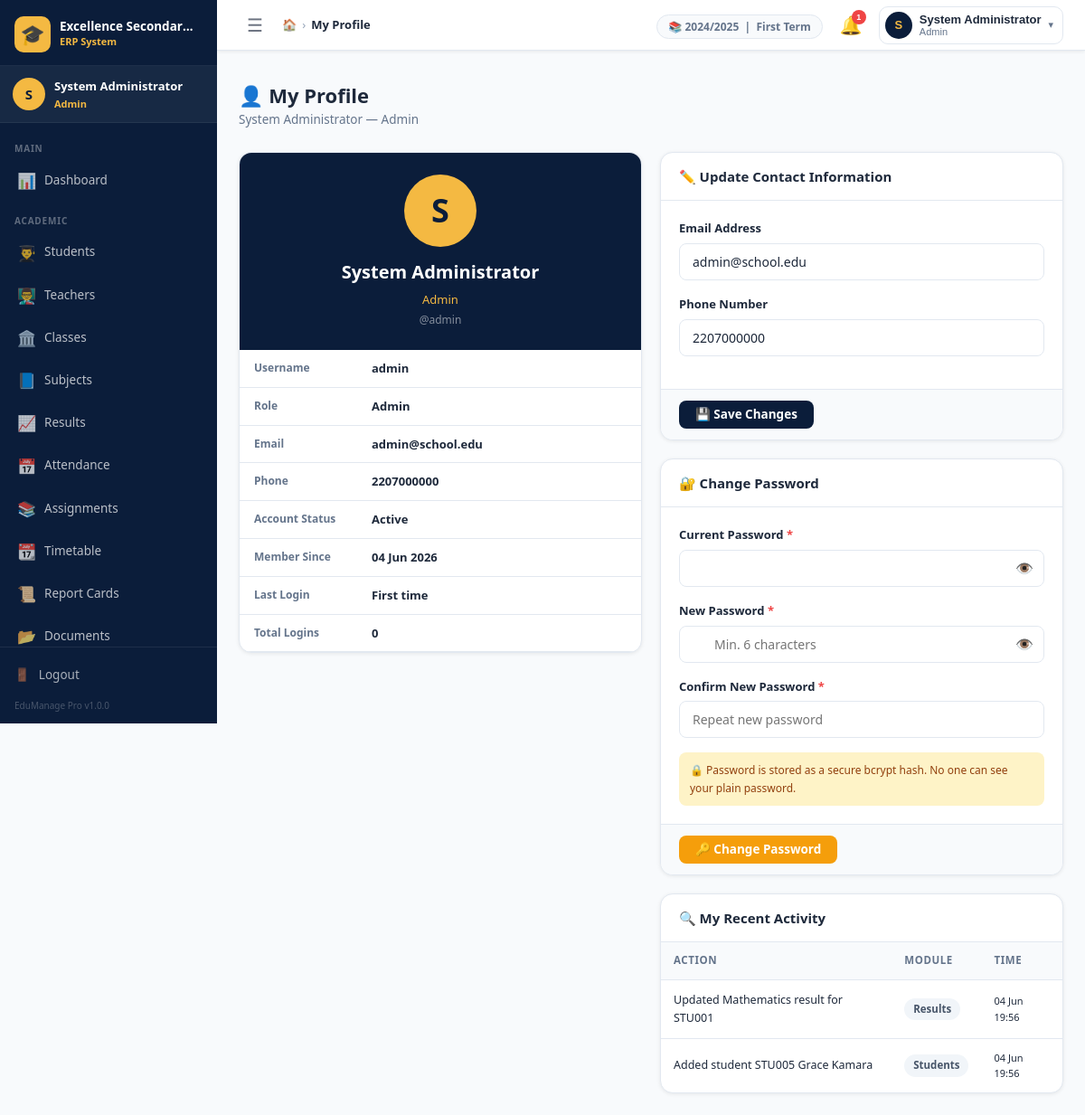
Screenshot of /admin/profile.php (signed in) with the database file from the repository.
### tables this page shows
CREATE TABLE `settings` (
  `id`          INT UNSIGNED NOT NULL AUTO_INCREMENT,
  `setting_key` VARCHAR(100) NOT NULL UNIQUE,
  `setting_val` TEXT         DEFAULT NULL,
  `updated_at`  TIMESTAMP    NOT NULL DEFAULT CURRENT_TIMESTAMP ON UPDATE CURRENT_TIMESTAMP,
  PRIMARY KEY (`id`),
  KEY `idx_key` (`setting_key`)
);

CREATE TABLE `users` (
  `id`         INT UNSIGNED     NOT NULL AUTO_INCREMENT,
  `username`   VARCHAR(50)      NOT NULL UNIQUE,
  `password`   VARCHAR(255)     NOT NULL,
  `role_id`    TINYINT UNSIGNED NOT NULL,
  `full_name`  VARCHAR(100)     NOT NULL,
  `email`      VARCHAR(100)     DEFAULT NULL,
  `phone`      VARCHAR(20)      DEFAULT NULL,
  `status`     ENUM('active','inactive') NOT NULL DEFAULT 'active',
  `last_login` DATETIME         DEFAULT NULL,
  `created_at` TIMESTAMP        NOT NULL DEFAULT CURRENT_TIMESTAMP,
  PRIMARY KEY (`id`),
  KEY `idx_username` (`username`),
  KEY `idx_role`     (`role_id`),
  CONSTRAINT `fk_users_role` FOREIGN KEY (`role_id`) REFERENCES `roles`(`id`)
);

CREATE TABLE `roles` (
  `id`          TINYINT UNSIGNED NOT NULL AUTO_INCREMENT,
  `name`        VARCHAR(50)      NOT NULL UNIQUE,
  `description` VARCHAR(255)     DEFAULT NULL,
  PRIMARY KEY (`id`)
);

CREATE TABLE `audit_logs` (
  `id`          BIGINT UNSIGNED NOT NULL AUTO_INCREMENT,
  `user_id`     INT UNSIGNED    DEFAULT NULL,
  `username`    VARCHAR(50)     DEFAULT NULL,
  `action`      VARCHAR(100)    NOT NULL,
  `module`      VARCHAR(50)     NOT NULL,
  `description` TEXT            DEFAULT NULL,
  `ip_address`  VARCHAR(45)     DEFAULT NULL,
  `user_agent`  VARCHAR(255)    DEFAULT NULL,
  `created_at`  TIMESTAMP       NOT NULL DEFAULT CURRENT_TIMESTAMP,
  PRIMARY KEY (`id`),
  KEY `idx_module`  (`module`),
  KEY `idx_created` (`created_at`)
);

### includes/functions.php (called while the page is built, shortened)
<?php
function e(mixed $val): string {
    return htmlspecialchars((string)($val ?? ''), ENT_QUOTES | ENT_HTML5, 'UTF-8');
}
function get_setting(string $key, string $default = ''): string {
    static $cache = [];
    if (!isset($cache[$key])) {
        $row = Database::fetchOne(
            "SELECT setting_val FROM settings WHERE setting_key = ? LIMIT 1",
            [$key]
        );
        $cache[$key] = $row ? $row['setting_val'] : $default;
    }
    return $cache[$key] ?? $default;
}
function format_date(string $date, string $format = 'd M Y'): string {
    return date($format, strtotime($date));
}
function count_unread_notifications(int $userId): int {
    $row = Database::fetchOne(
        "SELECT COUNT(*) AS c FROM notifications WHERE user_id = ? AND is_read = 0",
        [$userId]
    );
    return (int)($row['c'] ?? 0);
}

### config/db.php (called while the page is built, shortened)
<?php
class Database {
    private static ?PDO $instance = null;
    public static function getInstance(): PDO {
        if (self::$instance === null) {
            $dsn = sprintf(
                'mysql:host=%s;dbname=%s;charset=%s',
                DB_HOST, DB_NAME, DB_CHARSET
            );
            $options = [
                PDO::ATTR_ERRMODE            => PDO::ERRMODE_EXCEPTION,
                PDO::ATTR_DEFAULT_FETCH_MODE => PDO::FETCH_ASSOC,
                PDO::ATTR_EMULATE_PREPARES   => false,
                PDO::MYSQL_ATTR_INIT_COMMAND => "SET NAMES utf8mb4 COLLATE utf8mb4_unicode_ci",
            ];
            try {
                self::$instance = new PDO($dsn, DB_USER, DB_PASS, $options);
            } catch (PDOException $e) {
                error_log('[EduManage DB Error] ' . $e->getMessage());
                http_response_code(500);
                die(json_encode([
                    'success' => false,
                    'message' => 'Database connection failed. Please contact the administrator.'
                ]));
            }
        }
        return self::$instance;
    }
    public static function query(string $sql, array $params = []): PDOStatement {
        $stmt = self::getInstance()->prepare($sql);
        $stmt->execute($params);
        return $stmt;
    }
    public static function fetchOne(string $sql, array $params = []): ?array {
        $row = self::query($sql, $params)->fetch();
        return $row ?: null;
    }
    public static function fetchAll(string $sql, array $params = []): array {
        return self::query($sql, $params)->fetchAll();
    }
}

### includes/auth.php (called while the page is built, shortened)
<?php
function is_logged_in(): bool {
    return isset($_SESSION['user_id'], $_SESSION['role_id']);
}
function current_user_id(): int       { return (int)($_SESSION['user_id']   ?? 0); }
function current_full_name(): string  { return $_SESSION['full_name'] ?? ''; }
function current_role_name(): string  { return $_SESSION['role_name'] ?? ''; }

### admin/profile.php (the view, shortened to what this page needs)
<?php
$pageTitle  = 'My Profile';
$userId = current_user_id();
$user = Database::fetchOne(
    "SELECT u.*, r.name AS role_name
     FROM users u JOIN roles r ON r.id=u.role_id
     WHERE u.id=?",
    [$userId]
);
$recentActivity = Database::fetchAll(
    "SELECT * FROM audit_logs WHERE user_id=? ORDER BY created_at DESC LIMIT 10",
    [$userId]
);
$loginCount = (int)(Database::fetchOne(
    "SELECT COUNT(*) AS c FROM audit_logs WHERE user_id=? AND action='login'",
    [$userId]
)['c'] ?? 0);
include INCLUDES_PATH . '/header.php';
?>
<div class="page-header">
    <div class="page-header-left">
        <h1 class="page-title">👤 My Profile</h1>
        <p class="page-subtitle"><?= e($user['full_name']) ?> — <?= e(ucfirst($user['role_name'])) ?></p>
    </div>
</div>
<div class="grid-2" style="gap:20px;align-items:start">
    <div style="display:flex;flex-direction:column;gap:20px">
        <div class="card">
            <div style="background:var(--navy);padding:24px;text-align:center">
                <div style="width:80px;height:80px;background:var(--accent);border-radius:50%;
                            display:flex;align-items:center;justify-content:center;
                            font-size:36px;font-weight:900;color:var(--navy);
                            margin:0 auto 12px">
                    <?= strtoupper(substr($user['full_name'],0,1)) ?>
                </div>
                <div style="color:#fff;font-size:20px;font-weight:800"><?= e($user['full_name']) ?></div>
                <div style="color:var(--accent);font-size:13px;margin-top:4px">
                    <?= e(ucfirst($user['role_name'])) ?>
                </div>
                <div style="color:rgba(255,255,255,.5);font-size:12px;margin-top:2px">
                    @<?= e($user['username']) ?>
                </div>
            </div>
            <div class="card-body" style="padding:0">
                <?php
                $profileFields = [
                    ['Username',      $user['username']],
                    ['Role',          ucfirst($user['role_name'])],
                    ['Email',         $user['email'] ?: '—'],
                    ['Phone',         $user['phone'] ?: '—'],
                    ['Account Status',ucfirst($user['status'])],
                    ['Member Since',  format_date($user['created_at'], 'd M Y')],
                    ['Last Login',    $user['last_login'] ? format_date($user['last_login'],'d M Y H:i') : 'First time'],
                    ['Total Logins',  $loginCount],
                ];
                foreach ($profileFields as [$label,$val]):
                ?>
                <div style="display:flex;padding:10px 16px;border-bottom:1px solid var(--border)">
                    <span style="width:130px;font-size:12px;font-weight:700;color:var(--text-muted);flex-shrink:0"><?= $label ?></span>
                    <span style="font-size:13px;font-weight:600"><?= e((string)$val) ?></span>
                </div>
                <?php endforeach; ?>
            </div>
        </div>
    </div>
    <div style="display:flex;flex-direction:column;gap:20px">
        <div class="card">
            <div class="card-header">✏️ Update Contact Information</div>
            <form method="POST" action="">
                <div class="card-body">
                    <div class="form-group">
                        <label class="form-label">Email Address</label>
                        <input type="email" name="email" class="form-control"
                               value="<?= e($user['email'] ?? '') ?>"
                               placeholder="your@email.com">
                    </div>
                    <div class="form-group">
                        <label class="form-label">Phone Number</label>
                        <input type="tel" name="phone" class="form-control"
                               value="<?= e($user['phone'] ?? '') ?>"
                               placeholder="e.g. 2207000001">
                    </div>
                </div>
                <div class="card-footer">
                    <button type="submit" class="btn btn-primary">💾 Save Changes</button>
                </div>
            </form>
        </div>
        <div class="card">
            <div class="card-header">🔐 Change Password</div>
            <form method="POST" action="" data-validate>
                <div class="card-body">
                    <div class="form-group">
                        <label class="form-label">Current Password <span class="req">*</span></label>
                        <div class="input-icon-wrap">
                            <input type="password" name="current_password" id="curPass"
                                   class="form-control" required>
                            <button type="button" class="toggle-password"
                                    onclick="var p=document.getElementById('curPass');p.type=p.type==='password'?'text':'password'">👁️</button>
                        </div>
                    </div>
                    <div class="form-group">
                        <label class="form-label">New Password <span class="req">*</span></label>
                        <div class="input-icon-wrap">
                            <input type="password" name="new_password" id="newPass"
                                   class="form-control" required minlength="6"
                                   placeholder="Min. 6 characters">
                            <button type="button" class="toggle-password"
                                    onclick="var p=document.getElementById('newPass');p.type=p.type==='password'?'text':'password'">👁️</button>
                        </div>
                    </div>
                    <div class="form-group">
                        <label class="form-label">Confirm New Password <span class="req">*</span></label>
                        <input type="password" name="confirm_password" class="form-control"
                               required placeholder="Repeat new password">
                    </div>
                    <div style="background:#FEF3C7;border-radius:8px;padding:10px 12px;font-size:12px;color:#92400E">
                        🔒 Password is stored as a secure bcrypt hash. No one can see your plain password.
                    </div>
                </div>
                <div class="card-footer">
                    <button type="submit" class="btn btn-warning">🔑 Change Password</button>
                </div>
            </form>
        </div>
        <div class="card">
            <div class="card-header">🔍 My Recent Activity</div>
            <?php if ($recentActivity): ?>
            <div class="table-wrap">
                <table class="data-table">
                    <thead><tr><th>Action</th><th>Module</th><th>Time</th></tr></thead>
                    <tbody>
                    <?php foreach ($recentActivity as $log): ?>
                        <tr>
                            <td class="text-sm"><?= e($log['description'] ?? $log['action']) ?></td>
                            <td><span class="badge badge-secondary"><?= e($log['module']) ?></span></td>
                            <td class="text-xs text-muted"><?= format_date($log['created_at'],'d M H:i') ?></td>
                        </tr>
                    <?php endforeach; ?>
                    </tbody>
                </table>
            </div>
            <?php else: ?>
            <div class="card-body table-empty">No activity recorded yet.</div>
            <?php endif; ?>
        </div>
    </div>
</div>
<?php include INCLUDES_PATH . '/footer.php'; ?>

### includes/header.php (shortened to what this page needs)
<?php
$pageTitle   = $pageTitle   ?? 'Dashboard';
$schoolName  = get_setting('school_name', APP_NAME);
$unreadCount = is_logged_in() ? count_unread_notifications(current_user_id()) : 0;
?>
<!DOCTYPE html>
<html lang="en">
<head>
    <link rel="stylesheet" href="<?= BASE_URL ?>/assets/css/style.css">
</head>
<body>
<div class="app-wrapper">
    <?php include INCLUDES_PATH . '/sidebar.php'; ?>
    <div class="main-area">
        <header class="topnav">
            <div class="topnav-left">
                <button class="sidebar-toggle" id="sidebarToggle" title="Toggle Sidebar">
                    ☰
                </button>
                <nav class="breadcrumb-nav">
                    <span class="bc-home">
                        <a href="<?= BASE_URL ?>/admin/dashboard.php">🏠</a>
                    </span>
                    <span class="bc-sep">›</span>
                    <span class="bc-current"><?= e($pageTitle) ?></span>
                </nav>
            </div>
            <div class="topnav-right">
                <div class="topnav-meta hidden-sm">
                    <span class="meta-pill">
                        📚 <?= e(get_setting('current_session', '—')) ?>
                        &nbsp;|&nbsp;
                        <?= e(get_setting('current_term', '—')) ?> Term
                    </span>
                </div>
                <div class="notif-wrap" id="notifWrap">
                    <button class="notif-btn" id="notifBtn" title="Notifications">
                        🔔
                        <?php if ($unreadCount > 0): ?>
                            <span class="notif-badge"><?= $unreadCount ?></span>
                        <?php endif; ?>
                    </button>
                </div>
                <div class="user-wrap" id="userWrap">
                    <button class="user-btn" id="userBtn">
                        <div class="user-avatar">
                            <?= strtoupper(substr(current_full_name(), 0, 1)) ?>
                        </div>
                        <div class="user-info hidden-sm">
                            <span class="user-name"><?= e(current_full_name()) ?></span>
                            <span class="user-role"><?= e(ucfirst(current_role_name())) ?></span>
                        </div>
                        <span class="user-caret">▾</span>
                    </button>
                </div>
            </div>
        </header>
        <div class="flash-container">
        </div>
        <main class="main-content">

### rows the page displays
settings: setting_val "2024/2025"
settings: setting_val "First"
users: full_name "System Administrator", role.name "Admin", full_name "S", username "admin", label "Username", email "admin@school.edu", phone "2207000000"
audit_logs: description "Updated Mathematics result for STU001", module "Results", created_at "04 Jun 19:56"
audit_logs: description "Added student STU005 Grace Kamara", module "Students", created_at "04 Jun 19:56"

### other values shown
get_setting('school_name', APP_NAME) "Excellence Secondar…"
substr(current_full_name(), 0, 1) "S"
current_full_name() "System Administrator"
current_role_name() "Admin"
$item['section'] "MAIN"
$item['icon'] "📊"
$item['label'] "Dashboard"
$item['section'] "ACADEMIC"
$item['icon'] "👨‍🎓"
$item['label'] "Students"
$item['icon'] "👨‍🏫"
$item['label'] "Teachers"
$item['icon'] "🏛️"
$item['label'] "Classes"
$item['icon'] "📘"
